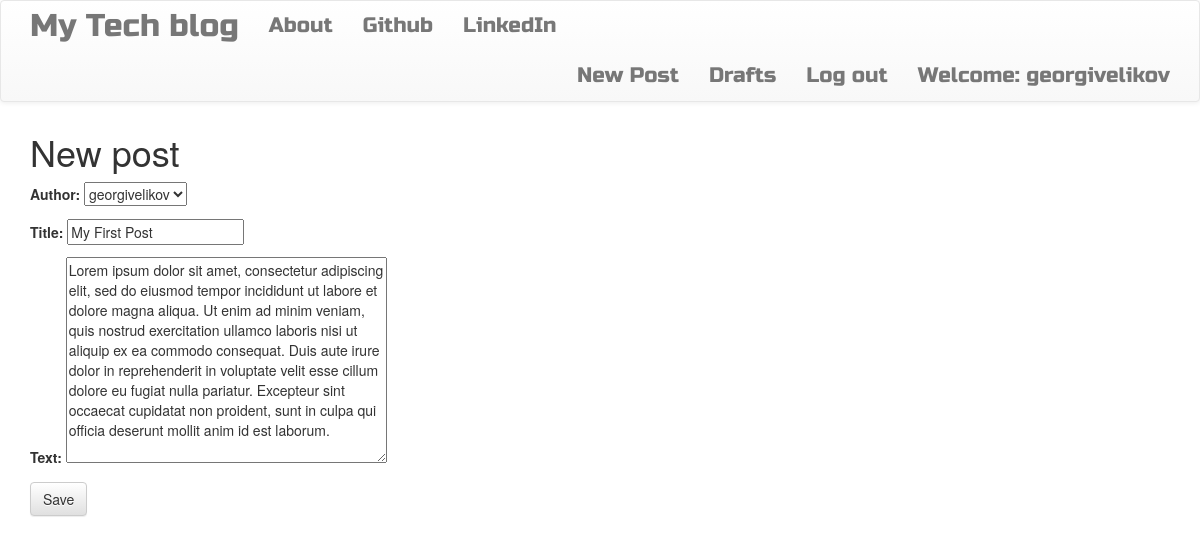
/post/7/edit (signed in), run on the app's committed database.
### blog_app/models.py (models this page shows, shortened)
class Post(models.Model):
    author = models.ForeignKey('auth.User', on_delete=models.CASCADE)
    title =  models.CharField(max_length=200)
    text = models.TextField()
    create_date = models.DateField(default=timezone.now)
    published_date = models.DateTimeField(blank=True, null=True)

### blog_app/views.py (the view)
# urls.py: path('post/<int:pk>/edit', views.PostUpdateView.as_view(), name='post_edit'),
class PostUpdateView(LoginRequiredMixin, UpdateView):
    login_url = '/login/'
    redirect_field_name = 'blog_app/post_detail.html'
    form_class = PostForm
    model = Post

### blog_app/forms.py
class PostForm(forms.ModelForm):
    class Meta():
        model = Post
        fields = ('author', 'title', 'text')
        widgests = {
            'title': forms.TextInput(attrs={'class': 'textinputclass'}),
            'text': forms.Textarea(attrs={'class': 'editable medium-editor-textarea postcontent'})
        }

### blog_app/templates/blog_app/post_form.html (shortened to what this page needs)
{% extends "blog_app/base.html" %}
{% block content %}
  <h1>New post</h1>
  <form method="POST" class="post-form">
  {{ form.as_p }}
  <button type="submit" class="save btn btn-default">Save</button>
  </form>
{% endblock %}

### blog_app/templates/blog_app/base.html (shortened to what this page needs)
<!DOCTYPE html>
{% load static %}
<html lang="en" dir="ltr">
  <head>
    <link rel="stylesheet" href="https://maxcdn.bootstrapcdn.com/bootstrap/3.3.7/css/bootstrap.min.css"
 />
    <link rel="stylesheet" href="https://maxcdn.bootstrapcdn.com/bootstrap/3.3.7/css/bootstrap-theme.min.css"
>
    <link rel="stylesheet" href="//cdn.jsdelivr.net/medium-editor/latest/css/medium-editor.min.css" type="text/css" media="screen" charset="utf-8">
    <link rel="stylesheet" href="{% static 'css/blog_app.css' %}">
  </head>
  <body>
    <nav class="navbar navbar-default techfont custom-navbar">
  <div class="container">
    <ul class="nav navbar-nav">
      <li><a class='navbar-brand bigbrand' href="{% url 'post_list' %}">My Tech blog</a></li>
      <li><a href="{% url 'about' %}">About</a></li>
      <li><a href="https://www.github.com">Github</a></li>
      <li><a href="https://www.linkedin.com">LinkedIn</a></li>
    </ul>
    <ul class="nav navbar-nav navbar-right">
      {% if user.is_authenticated %}
      <li>
        <a href="{% url 'post_new' %}" >New Post</a>
      </li>
      <li>
        <a href="{% url 'post_draft_list' %}">Drafts</a>
      </li>
      <li>
        <a href="{% url 'logout' %}" >Log out</a>
      </li>
      <li>
        <a >Welcome: {{ user.username }}</a>
      </li>
        {% else %}
        <li><a class='nav navbar-right' href="{% url 'login' %}" ><span class="glyphicon glyphicon-user"></span></a></li>
      {% endif %}
    </ul>
</div>
</nav>
      <div class="content container">
          <div class="row">
              <div class="col-md-8">
                <div class="blog_posts">
                  {% block content %}
                  {% endblock %}
                </div>
              </div>
          </div>
      </div>
  </body>
</html>

### blog_app/static/css/blog_app.css (style rules this page uses)
.techfont { font-family: 'Russo One', sans-serif; font-size: 1.5em; margin-bottom: 10px; }
.bigbrand { font-size: 1.5em; }

### data on the page
Post: author "georgivelikov", title "My First Post", text "Lorem ipsum dolor sit amet, consectetur adipiscing elit, sed do eiusmod tempor incididunt ut labore et dolore magna aliqua. Ut enim ad minim veniam, quis nostrud exercitation ullamco laboris nisi ut aliquip ex ea commodo consequat. Duis aute irure dolor in reprehenderit in voluptate velit esse cillum dolore eu fugiat nulla pariatur. Excepteur sint occaecat cupidatat non proident, sunt in culpa qui officia deserunt mollit anim id est laborum."

### other printed values
{{ user.username }} "georgivelikov"
